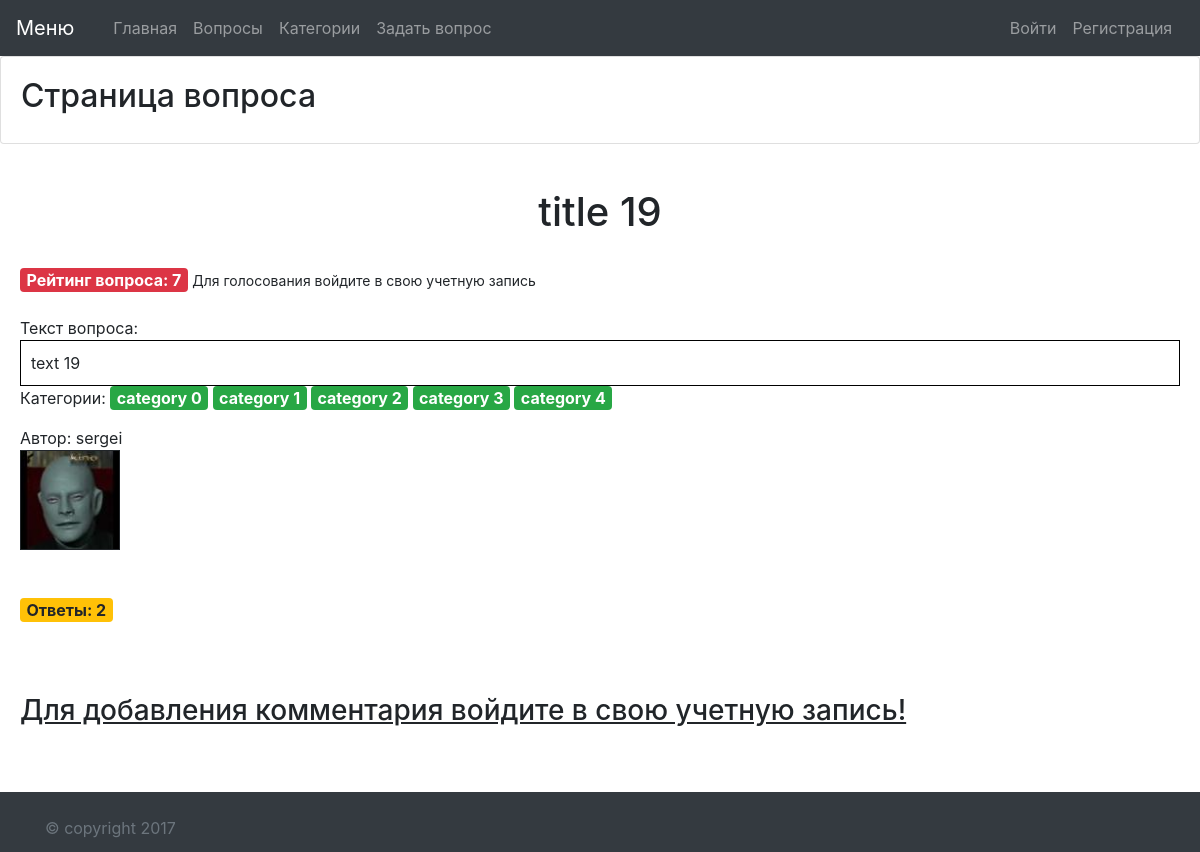
The app's page /questions/20/ with its own data.
### questions/models.py (models this page shows, shortened)
class Question(models.Model):
    author = models.ForeignKey(settings.AUTH_USER_MODEL)
    title = models.CharField(max_length=255, verbose_name=u'заголовок')
    text = models.TextField(verbose_name=u'описание')
    created_at = models.DateTimeField(auto_now_add=True, verbose_name=u'дата создания')
    rating = models.IntegerField(default=0, verbose_name=u'рейтинг')
    categories = models.ManyToManyField(Category, related_name='questions')
    likes = models.ManyToManyField('questions.Like', related_name='qlikes', blank=True)
    class Meta:
        verbose_name = u'Вопрос'
        verbose_name_plural = u'Вопросы'
        ordering = ('-created_at', )

class Category(models.Model):
    name = models.CharField(verbose_name=u'название', max_length=50)
    class Meta:
        verbose_name = u'Категория'
        verbose_name_plural = u'Категории'
    def __str__(self):
        return self.name

### user_change_app/models.py (models this page shows, shortened)
class Profile(models.Model):
    user = models.OneToOneField(User, on_delete=models.CASCADE)
    avatar = models.ImageField(upload_to='users_image', verbose_name='Аватар', blank=True)
    class Meta:
        verbose_name = 'Измененный_профиль'
        verbose_name_plural = 'Измененные_профили'

### questions/views.py (the view)
# urls.py: url(r'^(?P<pk>\d+)/$', QuestionDetail.as_view(), name='question_detail'),
class QuestionDetail(DetailView):
    template_name = "question_detail.html"
    model = Question
    def dispatch(self, request, *args, **kwargs):
        question = Question.objects.get(pk=self.kwargs['pk'])
        self.form = AnswerAdd(request.POST)
        try:
            if self.form.is_valid():
                answer = self.form.save(commit=False)
                answer.author = request.user
                answer.question = question
                answer.save()
                return redirect('question_detail', pk=question.pk)
        except:
             return redirect('question_detail', pk=question.pk)
        return super(QuestionDetail, self).dispatch(request, *args, **kwargs)
    def get_queryset(self):
        queryset = Question.objects.all()
        queryset = queryset.annotate(answers_count=Count('answers__id'))
        return queryset
    def get_context_data(self, **kwargs):
        context = super(QuestionDetail, self).get_context_data(**kwargs)
        context['answers'] = Answer.objects.filter(question=self.kwargs['pk']).order_by('-created_at')
        context['form'] = self.form
        return context

### questions/templates/question_detail.html (shortened to what this page needs)
{% extends 'base.html' %}
{% block caption %}Страница вопроса{% endblock %}
{% block content %}
    <div class="card-body">
    <h1 style="text-align: center;">{{ question.title }}</h1><br/>
    <span style="font-size: 16px;" class="badge badge-danger">Рейтинг вопроса: {{ question.rating }}</span>
    {% if user.is_authenticated %}
    <form action="{% url 'question_like' pk=question.id %}" method="post" style="display:inline;">
        {% csrf_token %}
        <button type="submit" class="btn btn-danger btn-sm">+1</button>
    </form>
    {% else %} <span style="font-size: 14px;">Для голосования войдите в свою учетную запись</span>
    {% endif %}
    <br/><br/>
    <span>Текст вопроса:</span>
    <div style="border: 1px solid black; padding: 10px;">{{ question.text }}</div>
    <p> Категории:
        {% for category in question.categories.all %}
            <a href="{% url 'categories_detail' pk=category.id %}" class="badge badge-success" style="font-size: 16px;">{{ category }}</a>
        {% endfor %}
    </p>
    Автор: {{ question.author }}<br/>
    <img style="border: solid 1px;" src="/media/{{ question.author.profile.avatar | default:'noavatar.png' }}" width="100px" height="100px"><br/><br/><br/>
    <span style="font-size: 16px;" class="badge badge-warning">Ответы: {{ question.answers_count }}</span><br/><br/>
    <br/><br/>
    {% if request.user.is_authenticated %}
    <h2>Ответить:</h2><br/>
    <form action="" method="post">
        <div class="form-group col-md-6">
        {% csrf_token %}
        <textarea name="text" cols="40" placeholder="Напишите сюда ваш ответ:" required id="id_text" rows="9" class="form-control"></textarea><br/>
        <button type="submit" class="btn btn-success">Отправить</button>
        </div>
    </form>
    {% else %} <h3 style="text-decoration: underline;">Для добавления комментария войдите в свою учетную запись!</h3>
    {% endif %}
    </div>
{% endblock %}

### static/style.css (style rules this page uses)
html { position: relative; min-height: 100%; }
body { margin-bottom: 60px; }

### records on screen
Question: title "title 19", rating "7", text "text 19", author "sergei", author.profile.avatar (picture), answers_count "2"
Category: name "category 0"
Category: name "category 1"
Category: name "category 2"
Category: name "category 3"
Category: name "category 4"
